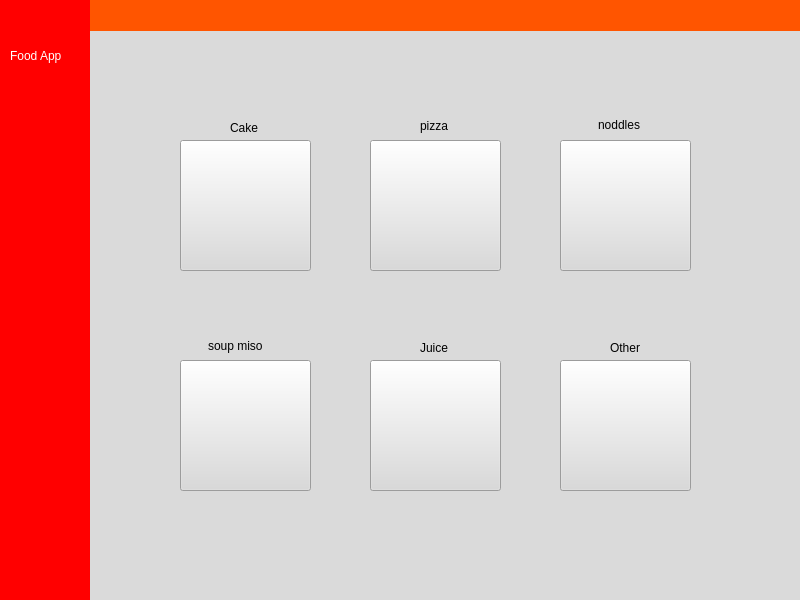
<?xml version="1.0" encoding="UTF-8"?>
<ui version="4.0">
 <class>MainWindow</class>
 <widget class="QMainWindow" name="MainWindow">
  <property name="geometry">
   <rect>
    <x>0</x>
    <y>0</y>
    <width>800</width>
    <height>600</height>
   </rect>
  </property>
  <property name="windowTitle">
   <string>MainWindow</string>
  </property>
  <widget class="QWidget" name="centralwidget">
   <widget class="QLabel" name="label_10">
    <property name="geometry">
     <rect>
      <x>0</x>
      <y>0</y>
      <width>91</width>
      <height>601</height>
     </rect>
    </property>
    <property name="styleSheet">
     <string notr="true">background-color:rgb(255, 0, 0)</string>
    </property>
    <property name="text">
     <string/>
    </property>
   </widget>
   <widget class="QStackedWidget" name="StackedWidget">
    <property name="geometry">
     <rect>
      <x>90</x>
      <y>0</y>
      <width>711</width>
      <height>601</height>
     </rect>
    </property>
    <property name="styleSheet">
     <string notr="true">background-color:rgb(218, 218, 218)</string>
    </property>
    <property name="currentIndex">
     <number>0</number>
    </property>
    <widget class="QWidget" name="page">
     <widget class="QPushButton" name="btn_cake">
      <property name="geometry">
       <rect>
        <x>90</x>
        <y>140</y>
        <width>131</width>
        <height>131</height>
       </rect>
      </property>
      <property name="styleSheet">
       <string notr="true"/>
      </property>
      <property name="text">
       <string/>
      </property>
      <property name="icon">
       <iconset>
        <normaloff>../../img/Kiểm tra/icons8-pancake-stack-96.png</normaloff>../../img/Kiểm tra/icons8-pancake-stack-96.png</iconset>
      </property>
      <property name="iconSize">
       <size>
        <width>70</width>
        <height>70</height>
       </size>
      </property>
     </widget>
     <widget class="QPushButton" name="pushButton_2">
      <property name="geometry">
       <rect>
        <x>280</x>
        <y>140</y>
        <width>131</width>
        <height>131</height>
       </rect>
      </property>
      <property name="styleSheet">
       <string notr="true"/>
      </property>
      <property name="text">
       <string/>
      </property>
      <property name="icon">
       <iconset>
        <normaloff>../../img/Kiểm tra/icons8-quesadilla-96.png</normaloff>../../img/Kiểm tra/icons8-quesadilla-96.png</iconset>
      </property>
      <property name="iconSize">
       <size>
        <width>70</width>
        <height>70</height>
       </size>
      </property>
     </widget>
     <widget class="QPushButton" name="pushButton_3">
      <property name="geometry">
       <rect>
        <x>470</x>
        <y>140</y>
        <width>131</width>
        <height>131</height>
       </rect>
      </property>
      <property name="styleSheet">
       <string notr="true"/>
      </property>
      <property name="text">
       <string/>
      </property>
      <property name="icon">
       <iconset>
        <normaloff>../../img/Kiểm tra/icons8-noodles-96.png</normaloff>../../img/Kiểm tra/icons8-noodles-96.png</iconset>
      </property>
      <property name="iconSize">
       <size>
        <width>70</width>
        <height>70</height>
       </size>
      </property>
     </widget>
     <widget class="QPushButton" name="pushButton_4">
      <property name="geometry">
       <rect>
        <x>90</x>
        <y>360</y>
        <width>131</width>
        <height>131</height>
       </rect>
      </property>
      <property name="styleSheet">
       <string notr="true"/>
      </property>
      <property name="text">
       <string/>
      </property>
      <property name="icon">
       <iconset>
        <normaloff>../../img/Kiểm tra/icons8-miso-soup-96.png</normaloff>../../img/Kiểm tra/icons8-miso-soup-96.png</iconset>
      </property>
      <property name="iconSize">
       <size>
        <width>70</width>
        <height>70</height>
       </size>
      </property>
     </widget>
     <widget class="QPushButton" name="pushButton_5">
      <property name="geometry">
       <rect>
        <x>280</x>
        <y>360</y>
        <width>131</width>
        <height>131</height>
       </rect>
      </property>
      <property name="styleSheet">
       <string notr="true"/>
      </property>
      <property name="text">
       <string/>
      </property>
      <property name="icon">
       <iconset>
        <normaloff>../../img/Kiểm tra/icons8-carton-of-orange-juice-96.png</normaloff>../../img/Kiểm tra/icons8-carton-of-orange-juice-96.png</iconset>
      </property>
      <property name="iconSize">
       <size>
        <width>70</width>
        <height>70</height>
       </size>
      </property>
     </widget>
     <widget class="QPushButton" name="pushButton_6">
      <property name="geometry">
       <rect>
        <x>470</x>
        <y>360</y>
        <width>131</width>
        <height>131</height>
       </rect>
      </property>
      <property name="styleSheet">
       <string notr="true"/>
      </property>
      <property name="text">
       <string/>
      </property>
      <property name="icon">
       <iconset>
        <normaloff>../../img/Kiểm tra/icons8-food-and-wine-96.png</normaloff>../../img/Kiểm tra/icons8-food-and-wine-96.png</iconset>
      </property>
      <property name="iconSize">
       <size>
        <width>70</width>
        <height>70</height>
       </size>
      </property>
     </widget>
     <widget class="QLabel" name="label">
      <property name="geometry">
       <rect>
        <x>0</x>
        <y>0</y>
        <width>711</width>
        <height>31</height>
       </rect>
      </property>
      <property name="styleSheet">
       <string notr="true">background-color:rgb(255, 85, 0)</string>
      </property>
      <property name="text">
       <string/>
      </property>
     </widget>
     <widget class="QLabel" name="label_2">
      <property name="geometry">
       <rect>
        <x>140</x>
        <y>120</y>
        <width>49</width>
        <height>16</height>
       </rect>
      </property>
      <property name="styleSheet">
       <string notr="true">font: 12pt &quot;Segoe UI&quot;;</string>
      </property>
      <property name="text">
       <string>Cake</string>
      </property>
     </widget>
     <widget class="QLabel" name="label_3">
      <property name="geometry">
       <rect>
        <x>330</x>
        <y>115</y>
        <width>49</width>
        <height>21</height>
       </rect>
      </property>
      <property name="styleSheet">
       <string notr="true">font: 12pt &quot;Segoe UI&quot;;</string>
      </property>
      <property name="text">
       <string>pizza</string>
      </property>
     </widget>
     <widget class="QLabel" name="label_4">
      <property name="geometry">
       <rect>
        <x>508</x>
        <y>115</y>
        <width>61</width>
        <height>20</height>
       </rect>
      </property>
      <property name="styleSheet">
       <string notr="true">font: 12pt &quot;Segoe UI&quot;;</string>
      </property>
      <property name="text">
       <string>noddles</string>
      </property>
     </widget>
     <widget class="QLabel" name="label_5">
      <property name="geometry">
       <rect>
        <x>118</x>
        <y>335</y>
        <width>71</width>
        <height>21</height>
       </rect>
      </property>
      <property name="styleSheet">
       <string notr="true">font: 12pt &quot;Segoe UI&quot;;</string>
      </property>
      <property name="text">
       <string>soup miso</string>
      </property>
     </widget>
     <widget class="QLabel" name="label_6">
      <property name="geometry">
       <rect>
        <x>330</x>
        <y>340</y>
        <width>49</width>
        <height>16</height>
       </rect>
      </property>
      <property name="styleSheet">
       <string notr="true">font: 12pt &quot;Segoe UI&quot;;</string>
      </property>
      <property name="text">
       <string>Juice</string>
      </property>
     </widget>
     <widget class="QLabel" name="label_7">
      <property name="geometry">
       <rect>
        <x>520</x>
        <y>340</y>
        <width>49</width>
        <height>16</height>
       </rect>
      </property>
      <property name="styleSheet">
       <string notr="true">font: 12pt &quot;Segoe UI&quot;;</string>
      </property>
      <property name="text">
       <string>Other</string>
      </property>
     </widget>
    </widget>
    <widget class="QWidget" name="page2">
     <widget class="QPushButton" name="pushButton_7">
      <property name="geometry">
       <rect>
        <x>140</x>
        <y>200</y>
        <width>131</width>
        <height>131</height>
       </rect>
      </property>
      <property name="styleSheet">
       <string notr="true"/>
      </property>
      <property name="text">
       <string/>
      </property>
      <property name="icon">
       <iconset>
        <normaloff>../../img/Kiểm tra/icons8-pancake-stack-96.png</normaloff>../../img/Kiểm tra/icons8-pancake-stack-96.png</iconset>
      </property>
      <property name="iconSize">
       <size>
        <width>70</width>
        <height>70</height>
       </size>
      </property>
     </widget>
     <widget class="QLabel" name="label_8">
      <property name="geometry">
       <rect>
        <x>320</x>
        <y>200</y>
        <width>49</width>
        <height>16</height>
       </rect>
      </property>
      <property name="styleSheet">
       <string notr="true">font: 12pt &quot;Segoe UI&quot;;</string>
      </property>
      <property name="text">
       <string>Cake</string>
      </property>
     </widget>
     <widget class="QLabel" name="label_9">
      <property name="geometry">
       <rect>
        <x>0</x>
        <y>0</y>
        <width>711</width>
        <height>31</height>
       </rect>
      </property>
      <property name="styleSheet">
       <string notr="true">background-color:rgb(255, 85, 0)</string>
      </property>
      <property name="text">
       <string/>
      </property>
     </widget>
    </widget>
   </widget>
   <widget class="QLabel" name="label_11">
    <property name="geometry">
     <rect>
      <x>10</x>
      <y>30</y>
      <width>71</width>
      <height>51</height>
     </rect>
    </property>
    <property name="styleSheet">
     <string notr="true">color:rgb(255, 255, 255);
font: 12pt &quot;Segoe UI&quot;;</string>
    </property>
    <property name="text">
     <string>Food App</string>
    </property>
   </widget>
  </widget>
 </widget>
 <resources/>
 <connections/>
</ui>
